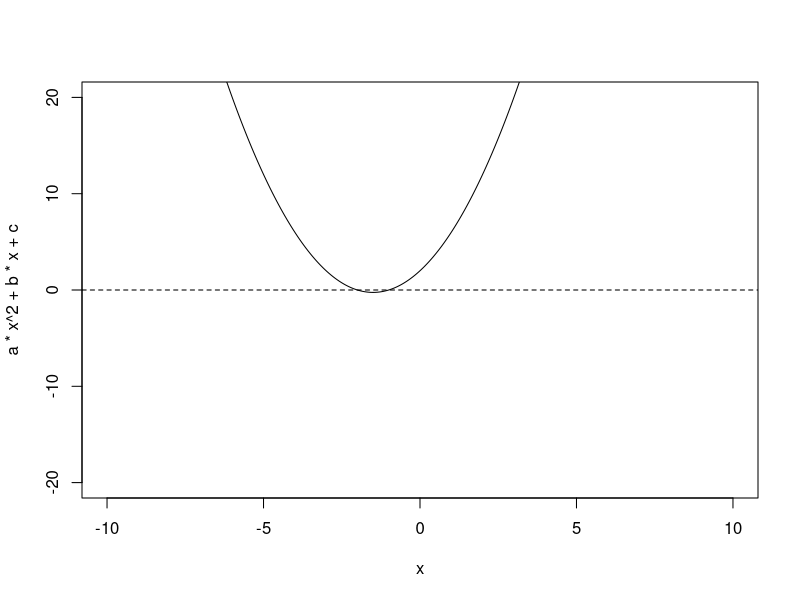

Recreate this plot in R.
## ---- chunk 1
#Assigning values
a <- 1
b <- 3
c <- 2
## ---- chunk 2
#Quadratic formula for solution
x_1 = (-b + sqrt(b^2 - 4 * a * c)) / (2 * a)
x_2 = (-b - sqrt(b^2 - 4 * a * c)) / (2 * a)

compare <- x_1 == x_2

if (any(is.nan(x_1))||any(is.nan(x_2))) {
  print("The equation has no real-number solution.")
}else if (compare) {
  print (paste("The equation has only one solution,",x_1))
}else {
  print(paste("The two solutions to the given equation are",x_1, "and", x_2))
}
## ---- chunk 3
#Plot it
x <- seq(-10, 10, length=300)
plot(x, a*x^2+b*x+c, type="l", ylim = c(-20,20))
abline(h = 0, lty = 2)
